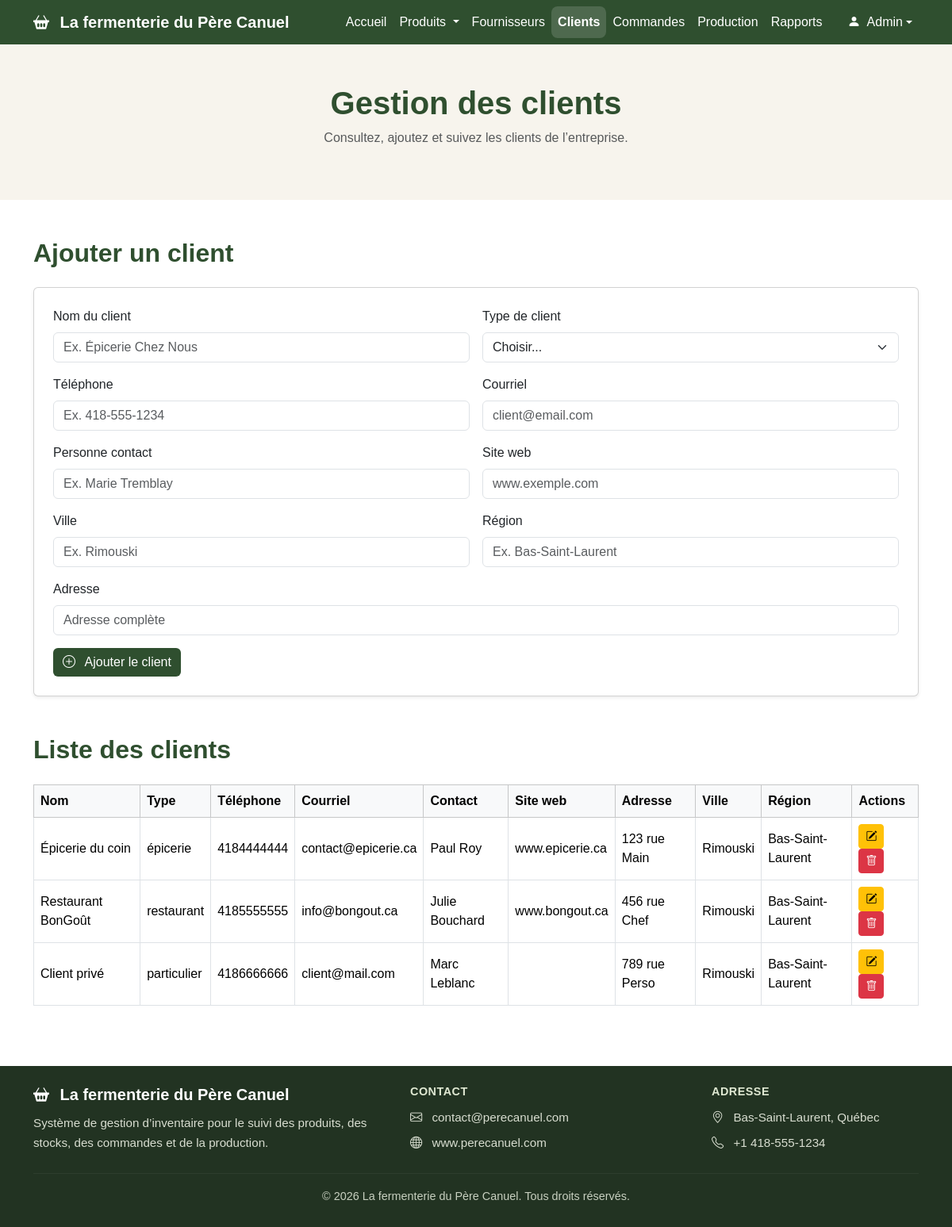
/clients.php, run on the app's committed database.
### tables this page shows
CREATE TABLE `client` (
  `id_client` int(11) NOT NULL,
  `nom` varchar(100) DEFAULT NULL,
  `telephone` varchar(20) DEFAULT NULL,
  `email` varchar(100) DEFAULT NULL,
  `site_web` varchar(100) DEFAULT NULL,
  `contact` varchar(100) DEFAULT NULL,
  `type_client` varchar(50) DEFAULT NULL,
  `adresse` varchar(150) DEFAULT NULL,
  `ville` varchar(100) DEFAULT NULL,
  `region` varchar(100) DEFAULT NULL
);

### clients.php (the view, shortened to what this page needs)
<?php
require_once "liaisonBD.php";
$sql = "SELECT * FROM client";
$stmt = $pdo->query($sql);
$clients = $stmt->fetchAll(PDO::FETCH_ASSOC);
?>
<!DOCTYPE html>
<html lang="fr">
<head>
  <link href="https://cdn.jsdelivr.net/npm/bootstrap@5.3.3/dist/css/bootstrap.min.css" rel="stylesheet">
  <link href="https://cdn.jsdelivr.net/npm/bootstrap-icons@1.11.3/font/bootstrap-icons.css" rel="stylesheet">
  <link type="text/css" rel="stylesheet" href="styles/clients.css"/>
</head>
<body>
  <nav class="navbar navbar-expand-lg navbar-dark">
    <div class="container">
      <a class="navbar-brand fw-bold" href="index.php">
        <i class="bi bi-basket2-fill me-2"></i>
        La fermenterie du Père Canuel
      </a>
      <div class="collapse navbar-collapse" id="navbarMenu">
        <ul class="navbar-nav ms-auto">
          <li class="nav-item">
            <a class="nav-link" href="index.php">
              Accueil
            </a>
          </li>
          <li class="nav-item dropdown">
            <a class="nav-link dropdown-toggle" href="#" id="produitsDropdown" role="button" data-bs-toggle="dropdown" aria-expanded="false">
              Produits
            </a>
          </li>
          <li class="nav-item"><a class="nav-link" href="fournisseurs.php">Fournisseurs</a></li>
          <li class="nav-item"><a class="nav-link active" href="clients.php">Clients</a></li>
          <li class="nav-item"><a class="nav-link" href="commandes.php">Commandes</a></li>
          <li class="nav-item"><a class="nav-link" href="production.php">Production</a></li>
          <li class="nav-item"><a class="nav-link" href="rapports.php">Rapports</a></li>
          <li class="nav-item dropdown ms-lg-3">
            <a class="nav-link dropdown-toggle d-flex align-items-center" href="#" id="userDropdown" role="button" data-bs-toggle="dropdown" aria-expanded="false">
              <span class="user-avatar me-2">
                <i class="bi bi-person-fill"></i>
              </span>
              Admin
            </a>
          </li>
        </ul>
      </div>
    </div>
  </nav>
  <header class="page-header">
    <div class="container">
      <h1>Gestion des clients</h1>
      <p class="text-muted">Consultez, ajoutez et suivez les clients de l’entreprise.</p>
    </div>
  </header>
  <main class="container my-5">
    <section class="mb-5">
      <h2 class="section-title mb-4">Ajouter un client</h2>
      <div class="card shadow-sm p-4">
        <form method="POST">
          <div class="row g-3">
            <div class="col-md-6">
              <label class="form-label">Nom du client</label>
              <input type="text" class="form-control" name="nom" placeholder="Ex. Épicerie Chez Nous" required>
            </div>
            <div class="col-md-6">
              <label class="form-label">Type de client</label>
              <select class="form-select" name="type_client">
                <option value="">Choisir...</option>
              </select>
            </div>
            <div class="col-md-6">
              <label class="form-label">Téléphone</label>
              <input type="text" class="form-control" name="telephone" placeholder="Ex. 418-555-1234">
            </div>
            <div class="col-md-6">
              <label class="form-label">Courriel</label>
              <input type="email" class="form-control" name="email" placeholder="client@email.com">
            </div>
            <div class="col-md-6">
              <label class="form-label">Personne contact</label>
              <input type="text" class="form-control" name="contact" placeholder="Ex. Marie Tremblay">
            </div>
            <div class="col-md-6">
              <label class="form-label">Site web</label>
              <input type="text" class="form-control" name="site_web" placeholder="www.exemple.com">
            </div>
            <div class="col-md-6">
              <label class="form-label">Ville</label>
              <input type="text" class="form-control" name="ville" placeholder="Ex. Rimouski">
            </div>
            <div class="col-md-6">
              <label class="form-label">Région</label>
              <input type="text" class="form-control" name="region" placeholder="Ex. Bas-Saint-Laurent">
            </div>
            <div class="col-12">
              <label class="form-label">Adresse</label>
              <input type="text" class="form-control" name="adresse" placeholder="Adresse complète">
            </div>
            <div class="col-12">
              <button type="submit" name="ajouter" class="btn btn-principal">
                <i class="bi bi-plus-circle me-2"></i>
                Ajouter le client
              </button>
            </div>
          </div>
        </form>
      </div>
    </section>
    <section>
      <h2 class="section-title mb-4">Liste des clients</h2>
      <div class="table-responsive">
        <table class="table table-bordered align-middle">
          <thead class="table-light">
            <tr>
              <th>Nom</th>
              <th>Type</th>
              <th>Téléphone</th>
              <th>Courriel</th>
              <th>Contact</th>
              <th>Site web</th>
              <th>Adresse</th>
              <th>Ville</th>
              <th>Région</th>
              <th>Actions</th>
            </tr>
          </thead>
          <tbody>
            <?php foreach ($clients as $client): ?>
              <tr>
                <td><?= htmlspecialchars($client["nom"]) ?></td>
                <td><?= htmlspecialchars($client["type_client"]) ?></td>
                <td><?= htmlspecialchars($client["telephone"]) ?></td>
                <td><?= htmlspecialchars($client["email"]) ?></td>
                <td><?= htmlspecialchars($client["contact"]) ?></td>
                <td><?= htmlspecialchars($client["site_web"]) ?></td>
                <td><?= htmlspecialchars($client["adresse"]) ?></td>
                <td><?= htmlspecialchars($client["ville"]) ?></td>
                <td><?= htmlspecialchars($client["region"]) ?></td>
                <td>
                  <button
                    type="button"
                    class="btn btn-sm btn-warning me-1"
                    data-bs-toggle="modal"
                    data-bs-target="#modifierModal"
                    data-id="<?= $client["id_client"] ?>"
                    data-nom="<?= htmlspecialchars($client["nom"]) ?>"
                    data-type="<?= htmlspecialchars($client["type_client"]) ?>"
                    data-telephone="<?= htmlspecialchars($client["telephone"]) ?>"
                    data-email="<?= htmlspecialchars($client["email"]) ?>"
                    data-contact="<?= htmlspecialchars($client["contact"]) ?>"
                    data-site="<?= htmlspecialchars($client["site_web"]) ?>"
                    data-adresse="<?= htmlspecialchars($client["adresse"]) ?>"
                    data-ville="<?= htmlspecialchars($client["ville"]) ?>"
                    data-region="<?= htmlspecialchars($client["region"]) ?>"
                  >
                    <i class="bi bi-pencil-square"></i>
                  </button>
                  <button
                    type="button"
                    class="btn btn-sm btn-danger"
                    data-bs-toggle="modal"
                    data-bs-target="#supprimerModal"
                    data-id="<?= $client["id_client"] ?>"
                    data-nom="<?= htmlspecialchars($client["nom"]) ?>"
                  >
                    <i class="bi bi-trash"></i>
                  </button>
                </td>
              </tr>
            <?php endforeach; ?>
          </tbody>
        </table>
      </div>
    </section>
  </main>
  <footer class="footer-pro">
    <div class="container py-4">
      <div class="row gy-4 align-items-center">
        <div class="col-lg-5 col-md-12">
          <h5 class="footer-title">
            <i class="bi bi-basket2-fill me-2"></i>
            La fermenterie du Père Canuel
          </h5>
          <p class="footer-text mb-0">
            Système de gestion d’inventaire pour le suivi des produits,
            des stocks, des commandes et de la production.
          </p>
        </div>
        <div class="col-lg-4 col-md-12">
          <h6 class="footer-subtitle">Contact</h6>
          <p class="footer-text mb-2">
            <i class="bi bi-envelope me-2"></i>
            contact@perecanuel.com
          </p>
          <p class="footer-text mb-0">
            <i class="bi bi-globe me-2"></i>
            www.perecanuel.com
          </p>
        </div>
        <div class="col-lg-3 col-md-12">
          <h6 class="footer-subtitle">Adresse</h6>
          <p class="footer-text mb-2">
            <i class="bi bi-geo-alt me-2"></i>
            Bas-Saint-Laurent, Québec
          </p>
          <p class="footer-text mb-0">
            <i class="bi bi-telephone me-2"></i>
            +1 418-555-1234
          </p>
        </div>
      </div>
      <hr class="footer-line">
      <div class="text-center">
        <p class="footer-bottom mb-1">
          © 2026 La fermenterie du Père Canuel. Tous droits réservés.
        </p>
      </div>
    </div>
  </footer>
</body>
</html>

### styles/clients.css (style rules this page uses)
body { font-family: Arial, Helvetica, sans-serif; background-color: #ffffff; }
.navbar { background-color: #2f4f2f; }
.navbar-brand, .nav-link { color: white !important; font-weight: 500; }
.navbar .nav-link.active { color: #ffffff; font-weight: 700; background-color: rgba(255, 255, 255, 0.15); border-radius: 8px; }
.page-header { background-color: #f7f4ed; padding: 50px 0; text-align: center; }
.page-header h1 { color: #2f4f2f; font-weight: 700; }
.btn-principal { background-color: #2f4f2f; color: white; border: none; }
.section-title { color: #2f4f2f; font-weight: 700; }
.footer-pro { background-color: #223322; color: #ffffff; margin-top: 60px; }
.footer-title { font-weight: 700; color: #ffffff; margin-bottom: 12px; }
.footer-subtitle { font-weight: 700; color: #dfe8d2; margin-bottom: 12px; text-transform: uppercase; font-size: 0.9rem; letter-spacing: 0.5px; }
.footer-text { color: #d8ddd0; font-size: 0.95rem; line-height: 1.6; }
.footer-line { border-color: rgba(255, 255, 255, 0.2); margin: 25px 0 18px; }
.footer-bottom { color: #c8d0c0; font-size: 0.9rem; }

### data on the page
client: nom "Épicerie du coin", type_client "épicerie", telephone "4184444444", email "contact@epicerie.ca", contact "Paul Roy", site_web "www.epicerie.ca", adresse "123 rue Main", ville "Rimouski", region "Bas-Saint-Laurent"
client: nom "Restaurant BonGoût", type_client "restaurant", telephone "4185555555", email "info@bongout.ca", contact "Julie Bouchard", site_web "www.bongout.ca", adresse "456 rue Chef", ville "Rimouski", region "Bas-Saint-Laurent"
client: nom "Client privé", type_client "particulier", telephone "4186666666", email "client@mail.com", contact "Marc Leblanc", adresse "789 rue Perso", ville "Rimouski", region "Bas-Saint-Laurent"
